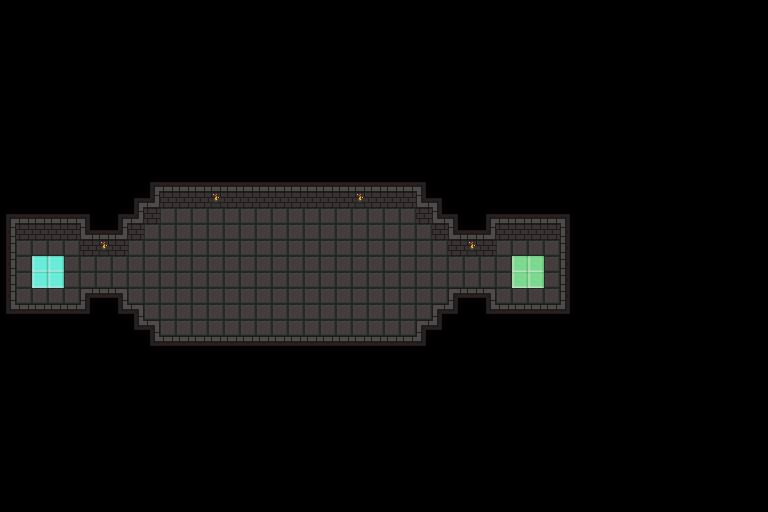

The image is a tile-based game level rendered from a .tmx file. Its description and complete source (layers, tilesets, objects, tile grids) follow:
An orthogonal 48x32 tile map with 16x16 px tiles, 1 tile layer (Tile Layer 1), 4 tilesets and 13 objects.

<map version="1.4" tiledversion="1.4.3" orientation="orthogonal" renderorder="right-down" width="48" height="32" tilewidth="16" tileheight="16" infinite="0" nextlayerid="5" nextobjectid="37">
 <properties>
  <property name="description" value="Daring Diagonals" />
 </properties>
 <tileset firstgid="1" source="../images/tileset_dungeon/tileset_dungeon.tsx" />
 <tileset firstgid="65" source="../images/tileset_floaty/tileset_floaty.tsx" />
 <tileset firstgid="72" source="../images/tileset_common/tileset_common.tsx" />
 <tileset firstgid="103" source="../images/tileset_talisman/tileset_talisman.tsx" />
 <layer id="1" name="Tile Layer 1" width="48" height="32">
  <data encoding="csv">
0,0,0,0,0,0,0,0,0,0,0,0,0,0,0,0,0,0,0,0,0,0,0,0,0,0,0,0,0,0,0,0,0,0,0,0,0,0,0,0,0,0,0,0,0,0,0,0,
0,0,0,0,0,0,0,0,0,0,0,0,0,0,0,0,0,0,0,0,0,0,0,0,0,0,0,0,0,0,0,0,0,0,0,0,0,0,0,0,0,0,0,0,0,0,0,0,
0,0,0,0,0,0,0,0,0,0,0,0,0,0,0,0,0,0,0,0,0,0,0,0,0,0,0,0,0,0,0,0,0,0,0,0,0,0,0,0,0,0,0,0,0,0,0,0,
0,0,0,0,0,0,0,0,0,0,0,0,0,0,0,0,0,0,0,0,0,0,0,0,0,0,0,0,0,0,0,0,0,0,0,0,0,0,0,0,0,0,0,0,0,0,0,0,
0,0,0,0,0,0,0,0,0,0,0,0,0,0,0,0,0,0,0,0,0,0,0,0,0,0,0,0,0,0,0,0,0,0,0,0,0,0,0,0,0,0,0,0,0,0,0,0,
0,0,0,0,0,0,0,0,0,0,0,0,0,0,0,0,0,0,0,0,0,0,0,0,0,0,0,0,0,0,0,0,0,0,0,0,0,0,0,0,0,0,0,0,0,0,0,0,
0,0,0,0,0,0,0,0,0,0,0,0,0,0,0,0,0,0,0,0,0,0,0,0,0,0,0,0,0,0,0,0,0,0,0,0,0,0,0,0,0,0,0,0,0,0,0,0,
0,0,0,0,0,0,0,0,0,0,0,0,0,0,0,0,0,0,0,0,0,0,0,0,0,0,0,0,0,0,0,0,0,0,0,0,0,0,0,0,0,0,0,0,0,0,0,0,
0,0,0,0,0,0,0,0,0,0,0,0,0,0,0,0,0,0,0,0,0,0,0,0,0,0,0,0,0,0,0,0,0,0,0,0,0,0,0,0,0,0,0,0,0,0,0,0,
0,0,0,0,0,0,0,0,0,0,0,0,0,0,0,0,0,0,0,0,0,0,0,0,0,0,0,0,0,0,0,0,0,0,0,0,0,0,0,0,0,0,0,0,0,0,0,0,
0,0,0,0,0,0,0,0,0,0,0,0,0,0,0,0,0,0,0,0,0,0,0,0,0,0,0,0,0,0,0,0,0,0,0,0,0,0,0,0,0,0,0,0,0,0,0,0,
0,0,0,0,0,0,0,0,0,1,2,2,2,2,2,2,2,2,2,2,2,2,2,2,2,2,3,0,0,0,0,0,0,0,0,0,0,0,0,0,0,0,0,0,0,0,0,0,
0,0,0,0,0,0,0,0,1,13,25,25,25,27,25,25,25,25,25,25,25,25,27,25,25,25,12,3,0,0,0,0,0,0,0,0,0,0,0,0,0,0,0,0,0,0,0,0,
1,2,2,2,2,3,0,1,13,25,33,33,33,33,33,33,33,33,33,33,33,33,33,33,33,33,25,12,3,0,1,2,2,2,2,3,0,0,0,0,0,0,0,0,0,0,0,0,
9,25,25,25,25,12,2,13,25,33,33,33,33,33,33,33,33,33,33,33,33,33,33,33,33,33,33,25,12,2,13,25,25,25,25,11,0,0,0,0,0,0,0,0,0,0,0,0,
9,33,33,33,33,25,27,25,33,33,33,33,33,33,33,33,33,33,33,33,33,33,33,33,33,33,33,33,25,27,25,33,33,33,33,11,0,0,0,0,0,0,0,0,0,0,0,0,
9,33,76,76,33,33,33,33,33,33,33,33,33,33,33,33,33,33,33,33,33,33,33,33,33,33,33,33,33,33,33,33,74,74,33,11,0,0,0,0,0,0,0,0,0,0,0,0,
9,33,76,76,33,33,33,33,33,33,33,33,33,33,33,33,33,33,33,33,33,33,33,33,33,33,33,33,33,33,33,33,74,74,33,11,0,0,0,0,0,0,0,0,0,0,0,0,
9,33,33,33,33,4,18,5,33,33,33,33,33,33,33,33,33,33,33,33,33,33,33,33,33,33,33,33,4,18,5,33,33,33,33,11,0,0,0,0,0,0,0,0,0,0,0,0,
17,18,18,18,18,19,0,17,5,33,33,33,33,33,33,33,33,33,33,33,33,33,33,33,33,33,33,4,19,0,17,18,18,18,18,19,0,0,0,0,0,0,0,0,0,0,0,0,
0,0,0,0,0,0,0,0,17,5,33,33,33,33,33,33,33,33,33,33,33,33,33,33,33,33,4,19,0,0,0,0,0,0,0,0,0,0,0,0,0,0,0,0,0,0,0,0,
0,0,0,0,0,0,0,0,0,17,18,18,18,18,18,18,18,18,18,18,18,18,18,18,18,18,19,0,0,0,0,0,0,0,0,0,0,0,0,0,0,0,0,0,0,0,0,0,
0,0,0,0,0,0,0,0,0,0,0,0,0,0,0,0,0,0,0,0,0,0,0,0,0,0,0,0,0,0,0,0,0,0,0,0,0,0,0,0,0,0,0,0,0,0,0,0,
0,0,0,0,0,0,0,0,0,0,0,0,0,0,0,0,0,0,0,0,0,0,0,0,0,0,0,0,0,0,0,0,0,0,0,0,0,0,0,0,0,0,0,0,0,0,0,0,
0,0,0,0,0,0,0,0,0,0,0,0,0,0,0,0,0,0,0,0,0,0,0,0,0,0,0,0,0,0,0,0,0,0,0,0,0,0,0,0,0,0,0,0,0,0,0,0,
0,0,0,0,0,0,0,0,0,0,0,0,0,0,0,0,0,0,0,0,0,0,0,0,0,0,0,0,0,0,0,0,0,0,0,0,0,0,0,0,0,0,0,0,0,0,0,0,
0,0,0,0,0,0,0,0,0,0,0,0,0,0,0,0,0,0,0,0,0,0,0,0,0,0,0,0,0,0,0,0,0,0,0,0,0,0,0,0,0,0,0,0,0,0,0,0,
0,0,0,0,0,0,0,0,0,0,0,0,0,0,0,0,0,0,0,0,0,0,0,0,0,0,0,0,0,0,0,0,0,0,0,0,0,0,0,0,0,0,0,0,0,0,0,0,
0,0,0,0,0,0,0,0,0,0,0,0,0,0,0,0,0,0,0,0,0,0,0,0,0,0,0,0,0,0,0,0,0,0,0,0,0,0,0,0,0,0,0,0,0,0,0,0,
0,0,0,0,0,0,0,0,0,0,0,0,0,0,0,0,0,0,0,0,0,0,0,0,0,0,0,0,0,0,0,0,0,0,0,0,0,0,0,0,0,0,0,0,0,0,0,0,
0,0,0,0,0,0,0,0,0,0,0,0,0,0,0,0,0,0,0,0,0,0,0,0,0,0,0,0,0,0,0,0,0,0,0,0,0,0,0,0,0,0,0,0,0,0,0,0,
0,0,0,0,0,0,0,0,0,0,0,0,0,0,0,0,0,0,0,0,0,0,0,0,0,0,0,0,0,0,0,0,0,0,0,0,0,0,0,0,0,0,0,0,0,0,0,0
</data>
 </layer>
 <objectgroup id="4" name="Object Layer 0">
  <object id="24" template="../templates/spawn.tx" x="48" y="272" />
  <object id="25" template="../templates/goal.tx" x="512" y="256" />
  <object id="26" template="../templates/line.tx" x="223.333" y="324.667">
   <polyline points="-79.3333,-52.6667 -31.3333,-100.667 64.6667,-4.66667 160.667,-100.667 208.667,-52.6667 160.667,-4.66667 64.6667,-100.667 -31.3333,-4.66667 -79.3333,-52.6667" />
  </object>
  <object id="27" template="../templates/ball2.tx" x="128" y="288" width="32" height="32">
   <properties>
    <property name="line" type="object" value="26" />
    <property name="speed" type="float" value="20" />
   </properties>
  </object>
  <object id="28" template="../templates/ball2.tx" x="224" y="288" width="32" height="32">
   <properties>
    <property name="line" type="object" value="26" />
    <property name="speed" type="float" value="20" />
   </properties>
  </object>
  <object id="29" template="../templates/ball2.tx" x="320" y="288" width="32" height="32">
   <properties>
    <property name="line" type="object" value="26" />
    <property name="speed" type="float" value="20" />
   </properties>
  </object>
 </objectgroup>
 <objectgroup id="2" name="Object Layer 1">
  <object id="30" template="../templates/coin.tx" x="232" y="232" />
  <object id="31" template="../templates/coin.tx" x="232" y="328" />
  <object id="32" template="../templates/coin.tx" x="328" y="232" />
  <object id="33" template="../templates/coin.tx" x="328" y="328" />
  <object id="34" template="../templates/coin.tx" x="184" y="280" />
  <object id="35" template="../templates/coin.tx" x="280" y="280" />
  <object id="36" template="../templates/coin.tx" x="376" y="280" />
 </objectgroup>
</map>
